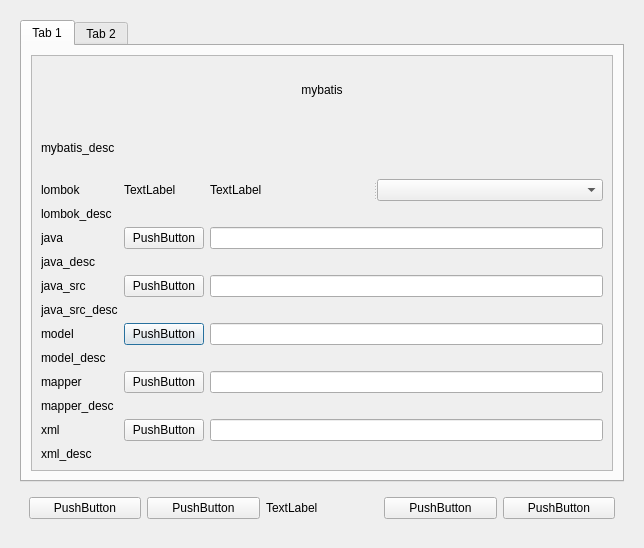
<?xml version="1.0" encoding="UTF-8"?>
<ui version="4.0">
 <class>Dialog</class>
 <widget class="QDialog" name="Dialog">
  <property name="geometry">
   <rect>
    <x>0</x>
    <y>0</y>
    <width>644</width>
    <height>548</height>
   </rect>
  </property>
  <property name="windowTitle">
   <string>Dialog</string>
  </property>
  <layout class="QHBoxLayout" name="horizontalLayout">
   <item>
    <widget class="QWidget" name="widget" native="true">
     <layout class="QVBoxLayout" name="verticalLayout_2">
      <item>
       <widget class="QTabWidget" name="tabWidget">
        <property name="currentIndex">
         <number>0</number>
        </property>
        <widget class="QWidget" name="mybatis_tab">
         <attribute name="title">
          <string>Tab 1</string>
         </attribute>
         <layout class="QVBoxLayout" name="verticalLayout_3">
          <item>
           <widget class="QScrollArea" name="mybatis_scrollArea">
            <property name="widgetResizable">
             <bool>true</bool>
            </property>
            <widget class="QWidget" name="mybatis_scroll_widget">
             <property name="geometry">
              <rect>
               <x>0</x>
               <y>0</y>
               <width>582</width>
               <height>420</height>
              </rect>
             </property>
             <layout class="QVBoxLayout" name="verticalLayout_5">
              <item>
               <widget class="QLabel" name="mybatis_title">
                <property name="styleSheet">
                 <string notr="true"/>
                </property>
                <property name="text">
                 <string>&lt;html&gt;&lt;head/&gt;&lt;body&gt;&lt;p align=&quot;center&quot;&gt;mybatis&lt;/p&gt;&lt;/body&gt;&lt;/html&gt;</string>
                </property>
               </widget>
              </item>
              <item>
               <widget class="QLabel" name="mybatis_desc">
                <property name="text">
                 <string>mybatis_desc</string>
                </property>
               </widget>
              </item>
              <item>
               <layout class="QGridLayout" name="gridLayout_2">
                <item row="1" column="0">
                 <widget class="QLabel" name="lombok_desc">
                  <property name="text">
                   <string>lombok_desc</string>
                  </property>
                 </widget>
                </item>
                <item row="0" column="2">
                 <widget class="QSplitter" name="splitter">
                  <property name="orientation">
                   <enum>Qt::Horizontal</enum>
                  </property>
                  <widget class="QLabel" name="label_3">
                   <property name="text">
                    <string>TextLabel</string>
                   </property>
                  </widget>
                  <widget class="QComboBox" name="lombok_comboBox"/>
                 </widget>
                </item>
                <item row="0" column="1">
                 <widget class="QLabel" name="lombok_blank">
                  <property name="text">
                   <string>TextLabel</string>
                  </property>
                 </widget>
                </item>
                <item row="9" column="0">
                 <widget class="QLabel" name="mapper_desc">
                  <property name="text">
                   <string>mapper_desc</string>
                  </property>
                 </widget>
                </item>
                <item row="0" column="0">
                 <widget class="QLabel" name="lombok">
                  <property name="text">
                   <string>lombok</string>
                  </property>
                 </widget>
                </item>
                <item row="6" column="1">
                 <widget class="QPushButton" name="model_button">
                  <property name="text">
                   <string>PushButton</string>
                  </property>
                 </widget>
                </item>
                <item row="4" column="1">
                 <widget class="QPushButton" name="java_src_button">
                  <property name="text">
                   <string>PushButton</string>
                  </property>
                 </widget>
                </item>
                <item row="2" column="2">
                 <widget class="QLineEdit" name="java_lineEdit"/>
                </item>
                <item row="10" column="0">
                 <widget class="QLabel" name="xml">
                  <property name="text">
                   <string>xml</string>
                  </property>
                 </widget>
                </item>
                <item row="4" column="0">
                 <widget class="QLabel" name="java_src">
                  <property name="text">
                   <string>java_src</string>
                  </property>
                 </widget>
                </item>
                <item row="6" column="0">
                 <widget class="QLabel" name="model">
                  <property name="text">
                   <string>model</string>
                  </property>
                 </widget>
                </item>
                <item row="5" column="0">
                 <widget class="QLabel" name="java_src_desc">
                  <property name="text">
                   <string>java_src_desc</string>
                  </property>
                 </widget>
                </item>
                <item row="10" column="2">
                 <widget class="QLineEdit" name="xml_lineEdit"/>
                </item>
                <item row="4" column="2">
                 <widget class="QLineEdit" name="java_src_lineEdit"/>
                </item>
                <item row="10" column="1">
                 <widget class="QPushButton" name="xml_button">
                  <property name="text">
                   <string>PushButton</string>
                  </property>
                 </widget>
                </item>
                <item row="8" column="0">
                 <widget class="QLabel" name="mapper">
                  <property name="text">
                   <string>mapper</string>
                  </property>
                 </widget>
                </item>
                <item row="8" column="1">
                 <widget class="QPushButton" name="mapper_button">
                  <property name="text">
                   <string>PushButton</string>
                  </property>
                 </widget>
                </item>
                <item row="2" column="1">
                 <widget class="QPushButton" name="java_button">
                  <property name="text">
                   <string>PushButton</string>
                  </property>
                 </widget>
                </item>
                <item row="3" column="0">
                 <widget class="QLabel" name="java_desc">
                  <property name="text">
                   <string>java_desc</string>
                  </property>
                 </widget>
                </item>
                <item row="6" column="2">
                 <widget class="QLineEdit" name="model_lineEdit"/>
                </item>
                <item row="8" column="2">
                 <widget class="QLineEdit" name="mapper_lineEdit"/>
                </item>
                <item row="2" column="0">
                 <widget class="QLabel" name="java">
                  <property name="text">
                   <string>java</string>
                  </property>
                 </widget>
                </item>
                <item row="7" column="0">
                 <widget class="QLabel" name="model_desc">
                  <property name="text">
                   <string>model_desc</string>
                  </property>
                 </widget>
                </item>
                <item row="11" column="0">
                 <widget class="QLabel" name="xml_desc">
                  <property name="text">
                   <string>xml_desc</string>
                  </property>
                 </widget>
                </item>
               </layout>
              </item>
             </layout>
            </widget>
           </widget>
          </item>
         </layout>
        </widget>
        <widget class="QWidget" name="spring_tab">
         <attribute name="title">
          <string>Tab 2</string>
         </attribute>
         <layout class="QVBoxLayout" name="verticalLayout_4">
          <item>
           <widget class="QScrollArea" name="spring_scrollArea">
            <property name="widgetResizable">
             <bool>true</bool>
            </property>
            <widget class="QWidget" name="spring_scroll_widget">
             <property name="geometry">
              <rect>
               <x>0</x>
               <y>0</y>
               <width>582</width>
               <height>420</height>
              </rect>
             </property>
             <layout class="QVBoxLayout" name="verticalLayout_6">
              <item>
               <widget class="QLabel" name="spring_title">
                <property name="text">
                 <string>&lt;html&gt;&lt;head/&gt;&lt;body&gt;&lt;p align=&quot;center&quot;&gt;spring&lt;/p&gt;&lt;/body&gt;&lt;/html&gt;</string>
                </property>
               </widget>
              </item>
              <item>
               <widget class="QLabel" name="spring_desc">
                <property name="text">
                 <string>spring_desc</string>
                </property>
               </widget>
              </item>
              <item>
               <widget class="QLabel" name="label_2">
                <property name="text">
                 <string>TextLabel</string>
                </property>
               </widget>
              </item>
              <item>
               <layout class="QGridLayout" name="spring_gridLayout">
                <item row="4" column="0">
                 <widget class="QLabel" name="controller">
                  <property name="text">
                   <string>controller</string>
                  </property>
                 </widget>
                </item>
                <item row="0" column="1">
                 <widget class="QPushButton" name="service_button">
                  <property name="text">
                   <string>PushButton</string>
                  </property>
                 </widget>
                </item>
                <item row="2" column="0">
                 <widget class="QLabel" name="service_impl">
                  <property name="text">
                   <string>service_impl</string>
                  </property>
                 </widget>
                </item>
                <item row="3" column="0">
                 <widget class="QLabel" name="service_impl_desc">
                  <property name="text">
                   <string>service_impl_desc</string>
                  </property>
                 </widget>
                </item>
                <item row="4" column="2">
                 <widget class="QLineEdit" name="controller_lineEdit"/>
                </item>
                <item row="4" column="1">
                 <widget class="QPushButton" name="controller_button">
                  <property name="text">
                   <string>PushButton</string>
                  </property>
                 </widget>
                </item>
                <item row="1" column="0">
                 <widget class="QLabel" name="service_desc">
                  <property name="text">
                   <string>service_desc</string>
                  </property>
                 </widget>
                </item>
                <item row="2" column="1">
                 <widget class="QPushButton" name="service_impl_button">
                  <property name="text">
                   <string>PushButton</string>
                  </property>
                 </widget>
                </item>
                <item row="0" column="2">
                 <widget class="QLineEdit" name="service_lineEdit"/>
                </item>
                <item row="0" column="0">
                 <widget class="QLabel" name="service">
                  <property name="text">
                   <string>service</string>
                  </property>
                 </widget>
                </item>
                <item row="2" column="2">
                 <widget class="QLineEdit" name="service_impl_lineEdit"/>
                </item>
                <item row="5" column="0">
                 <widget class="QLabel" name="controller_desc">
                  <property name="text">
                   <string>controller_desc</string>
                  </property>
                 </widget>
                </item>
               </layout>
              </item>
             </layout>
            </widget>
           </widget>
          </item>
         </layout>
        </widget>
       </widget>
      </item>
      <item>
       <widget class="QWidget" name="widget_2" native="true">
        <layout class="QGridLayout" name="gridLayout">
         <item row="0" column="0">
          <widget class="QPushButton" name="pushButton">
           <property name="text">
            <string>PushButton</string>
           </property>
          </widget>
         </item>
         <item row="0" column="1">
          <widget class="QPushButton" name="pushButton_2">
           <property name="text">
            <string>PushButton</string>
           </property>
          </widget>
         </item>
         <item row="0" column="2">
          <widget class="QLabel" name="label">
           <property name="text">
            <string>TextLabel</string>
           </property>
          </widget>
         </item>
         <item row="0" column="3">
          <widget class="QPushButton" name="pushButton_3">
           <property name="text">
            <string>PushButton</string>
           </property>
          </widget>
         </item>
         <item row="0" column="4">
          <widget class="QPushButton" name="pushButton_4">
           <property name="text">
            <string>PushButton</string>
           </property>
          </widget>
         </item>
        </layout>
       </widget>
      </item>
     </layout>
    </widget>
   </item>
  </layout>
 </widget>
 <resources/>
 <connections/>
</ui>
